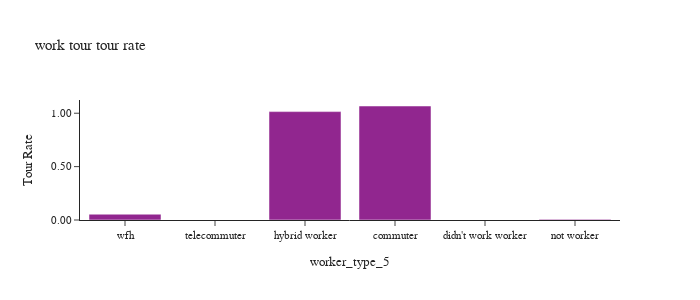

Notebook cell for this chart:
### Code cell
df_plot = calc_rates(survey_person_day,'wktours')

plot_tour_rate(df_plot, 'wktours', "work tour tour rate")

### Figure 1 — Plotly figure (JSON) as saved in the notebook; plotly's stock layout.template omitted (floating-point values rounded to 4 significant figures)
{"data": [{"alignmentgroup": "True", "customdata": [[771700.0, 722800.0], [0, 313000.0], [191200.0, 188300.0], [10740.0, 1708000.0], [0, 157300.0], [11840.0, 217600.0]], "hovertemplate": "worker_type_5=%{x}<br>wktours_rate=%{y}<br>wktours_wt=%{customdata[0]}<br>pdexpfac_sum=%{customdata[1]}<extra></extra>", "legendgroup": "", "marker": {"color": "#91268F", "pattern": {"shape": ""}}, "name": "", "offsetgroup": "", "orientation": "v", "showlegend": false, "textposition": "auto", "type": "bar", "x": ["commuter", "didn't work worker", "hybrid worker", "not worker", "telecommuter", "wfh"], "xaxis": "x", "y": [1.068, 0, 1.015, 0.006288, 0, 0.0544], "yaxis": "y"}], "layout": {"barmode": "group", "font": {"size": 11}, "height": 300, "legend": {"tracegroupgap": 0}, "title": {"text": "work tour tour rate"}, "width": 700, "xaxis": {"anchor": "y", "categoryarray": ["wfh", "telecommuter", "hybrid worker", "commuter", "didn't work worker"], "categoryorder": "array", "domain": [0, 1], "title": {"text": "worker_type_5"}}, "yaxis": {"anchor": "x", "domain": [0, 1], "tickformat": ".2f", "title": {"text": "Tour Rate"}}}}
